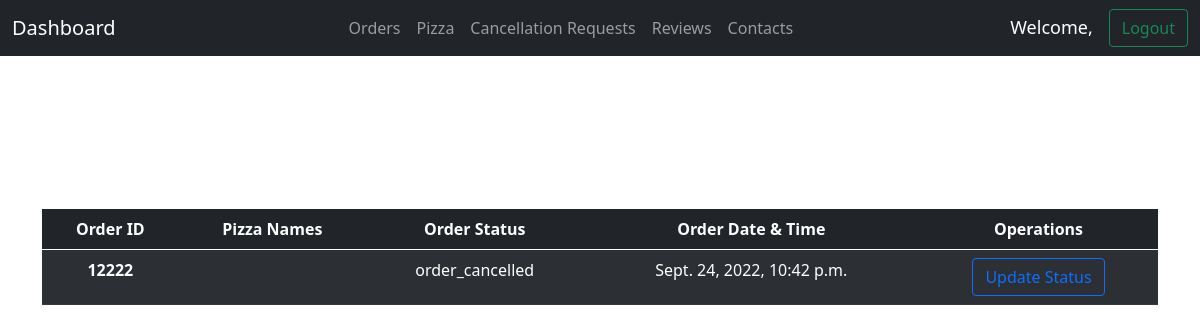
The page /staff/orders/ on the database its author committed.
### StaffPanel/models.py (models this page shows, shortened)
class AdminOrder(models.Model):
    order_id = models.CharField(max_length=7)
    user = models.ForeignKey(User, on_delete=models.CASCADE, null=True, blank=True)
    pizza = models.ManyToManyField(Pizza)
    status = models.CharField(choices=Status_Choices, max_length=50, null=False, default="order_taken")
    total_amount = models.CharField(max_length=10, default=0, null=False)
    timestamp = models.DateTimeField(auto_now_add=True)
    class Meta:
        unique_together = ['order_id']

### StaffPanel/views.py (the view)
# urls.py: path('staff/orders/', staff_handeling.orderList, name="orders"),
def orderList(request):
    order_list = models.AdminOrder.objects.all()
    order_count = len(order_list)
    try:
        contextlib = {
            'orders': order_list,
            'order_count': order_count,
        }
        return render(request, 'staff/main/orders.html', context=contextlib)
    except Exception as e:
        return HttpResponse(e)

### templates/staff/main/orders.html (shortened to what this page needs)
{% extends 'staff/main/base.html' %}
{% block content %}
<div class="container text-center">
    <h1 class="display-4" style="font-weight: bold;margin-top: 30px;margin-bottom: 1em;color:white;">
    </h1>
    {% if order_count == 0 %}
    <h5 style="margin-top: 30px;margin-bottom: 1em;color:white;">
        There no order placed right now.
    </h5>
    {% else %}
    <table class="table table-striped table-hover table-dark" style="border-radius: 30px;">
        <thead>
            <tr>
                <th scope="col">Order ID</th>
                <th scope="col">Pizza Names</th>
                <th scope="col">Order Status</th>
                <th scope="col">Order Date & Time</th>
                <th scope="col">Operations</th>
            </tr>
        </thead>
        <tbody>
            {% for order in orders %}
            <tr>
                <form action="{% url 'status_update' order.order_id %}" method="post">
                    <th scope="row">{{ order.order_id }}</th>
                    <td>
                    </td>
                    <td>{{ order.status }}</td>
                    <td>
                        {{ order.timestamp }}
                    </td>
                    <td>
                        <input type="submit" class="btn btn-outline-primary" value="Update Status" name="update">
                    </td>
                </form>
            </tr>
            {% endfor %}
        </tbody>
    </table>
    {% endif %}
</div>
{% endblock %}

### rows shown on the page
AdminOrder: order_id "12222", status "order_cancelled", timestamp "Sept. 24, 2022, 10:42 p.m."
